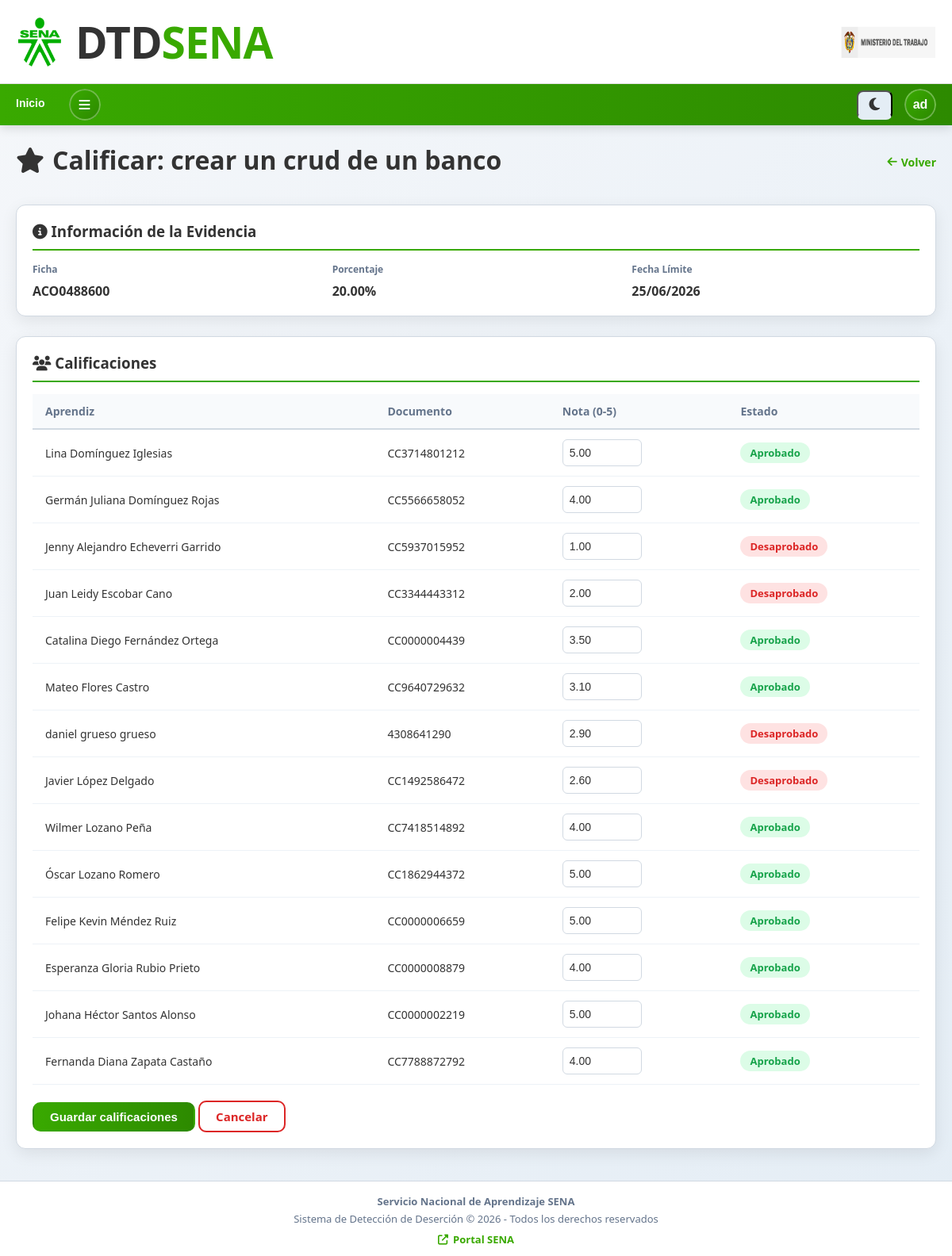
Page /mod/calificar_evidencia.php?id=14401 (signed in) on the committed database.
### tables this page shows
CREATE TABLE `evidencias` (
  `evidencias_id` int(11) NOT NULL,
  `nombre` varchar(255) NOT NULL,
  `tipo_evidencia` varchar(100) DEFAULT NULL,
  `porcentaje` decimal(5,2) DEFAULT NULL,
  `fecha_evidencia` date DEFAULT NULL,
  `tiempo_entrega` date DEFAULT NULL COMMENT 'Fecha límite de entrega',
  `ficha_id` int(11) NOT NULL,
  `estado_evidencia` varchar(20) DEFAULT 'activa' COMMENT 'activa o inactiva'
);

CREATE TABLE `ficha` (
  `FICHA_ID` int(11) NOT NULL,
  `CODIGO_FICHA` varchar(50) NOT NULL,
  `PROGRAMA_ID` int(11) NOT NULL,
  `CENTRO_ID` int(11) DEFAULT NULL,
  `FECHA_INICIO` date DEFAULT NULL,
  `FECHA_FIN` date DEFAULT NULL,
  `ESTADO` varchar(20) DEFAULT 'Activa'
);

### conexion/conexion.php (called while the page is built, shortened)
<?php
abstract class BaseDatos
{
    private $Servidor = 'localhost';
    private $BaseDatos = 'dtd_sena';
    private $Usuario = 'root';
    private $Clave = '';
    protected $Conexion_ID;
    protected function conectar()
    {
        try {
            $this->Conexion_ID = new PDO(
                "mysql:host={$this->Servidor};dbname={$this->BaseDatos};charset=utf8",
                $this->Usuario,
                $this->Clave
            );
            $this->Conexion_ID->setAttribute(PDO::ATTR_ERRMODE, PDO::ERRMODE_EXCEPTION);
            $this->Conexion_ID->setAttribute(PDO::ATTR_DEFAULT_FETCH_MODE, PDO::FETCH_ASSOC);
        } catch (PDOException $e) {
            die("Error de conexión: " . $e->getMessage());
        }
    }
    public function ejecutarPreparado($sql, $parametros = [])
    {
        try {
            $stmt = $this->Conexion_ID->prepare($sql);
            $stmt->execute($parametros);
            return $stmt;
        } catch (PDOException $e) {
            $this->ErrTxt = $e->getMessage();
            error_log("Error en consulta preparada: " . $e->getMessage());
            return false;
        }
    }
}
?>

### conexion/EvidenciaDAO.php (called while the page is built, shortened)
<?php
require_once __DIR__ . "/conexion.php";
class EvidenciaDAO extends BaseDatos
{
    public function obtenerPorId($id)
    {
        $sql = "SELECT e.*, f.CODIGO_FICHA, f.CENTRO_ID
                FROM evidencias e
                JOIN ficha f ON e.ficha_id = f.FICHA_ID
                WHERE e.evidencias_id = :id";
        $stmt = $this->ejecutarPreparado($sql, [':id' => $id]);
        if ($stmt) {
            return $stmt->fetch();
        }
        return null;
    }
    public function obtenerCalificaciones($evidenciaId)
    {
        $sql = "SELECT c.*, a.NOMBRES, a.APELLIDOS, a.APRENDIZ_ID
                FROM calificaciones_evidencias c
                JOIN aprendiz a ON c.aprendiz_id = a.APRENDIZ_ID
                WHERE c.evidencia_id = :evidencia_id
                ORDER BY a.APELLIDOS, a.NOMBRES";
        $stmt = $this->ejecutarPreparado($sql, [':evidencia_id' => $evidenciaId]);
        if ($stmt) {
            return $stmt->fetchAll();
        }
        return [];
    }
    public function obtenerAprendicesPorFicha($fichaId)
    {
        require_once __DIR__ . '/FichaDAO.php';
        return (new FichaDAO())->obtenerAprendices((int)$fichaId);
    }
}
?>

### conexion/FichaDAO.php (called while the page is built, shortened)
<?php
require_once __DIR__ . "/conexion.php";
class FichaDAO extends BaseDatos
{
    public function obtenerAprendices($fichaId)
    {
        $sql = "SELECT
                    a.APRENDIZ_ID,
                    a.TIPO_DOCUMENTO,
                    a.NUMERO_DOCUMENTO,
                    a.NOMBRES,
                    a.APELLIDOS,
                    a.EMAIL,
                    a.TELEFONO,
                    a.ESTADO_ACADEMICO,
                    a.FECHA_NACIMIENTO,
                    a.GENERO,
                    pe.PROMEDIO_GENERAL,
                    pe.PORCENTAJE_ASISTENCIA,
                    pe.NIVEL_RIESGO_GLOBAL
                FROM aprendiz a
                LEFT JOIN progreso_estudiante pe ON a.APRENDIZ_ID = pe.ESTUDIANTE_ID
                WHERE a.FICHA_ID = :fichaId
                ORDER BY a.APELLIDOS, a.NOMBRES";
        $stmt = $this->ejecutarPreparado($sql, [':fichaId' => $fichaId]);
        return $stmt ? $stmt->fetchAll() : [];
    }
}
?>

### mod/calificar_evidencia.php (the view, shortened to what this page needs)
<?php
require_once __DIR__ . '/../conexion/EvidenciaDAO.php';
$id = isset($_GET['id']) ? (int)$_GET['id'] : 0;
$dao = new EvidenciaDAO();
$evidencia = $dao->obtenerPorId($id);
$aprendices = $dao->obtenerAprendicesPorFicha($evidencia['ficha_id']);
$calificacionesGuardadas = $dao->obtenerCalificaciones($id);
$califMap = [];
foreach ($calificacionesGuardadas as $c) {
    $califMap[$c['APRENDIZ_ID']] = $c;
}
?>
<!DOCTYPE html>
<html lang="es">
<head>
    <link rel="stylesheet" href="../css/style.css">
    <link rel="stylesheet" href="https://cdnjs.cloudflare.com/ajax/libs/font-awesome/6.4.0/css/all.min.css">
</head>
<body>
    <?php include "../config/header.php"; ?>
    <main class="container" id="contenido-principal" style="display:none; opacity:0;">
        <div style="display: flex; justify-content: space-between; align-items: center; margin-bottom: 30px; flex-wrap: wrap; gap: 15px;">
            <div>
                <h1 style="margin: 0 0 5px 0; display: flex; align-items: center; gap: 10px;">
                    <i class="fas fa-star"></i> Calificar: <?= htmlspecialchars($evidencia['nombre']) ?>
                </h1>
            </div>
            <a href="evidencias.php" class="btn-view-all"><i class="fas fa-arrow-left"></i> Volver</a>
        </div>
        <div class="content-card" style="background: var(--color-blanco); border-radius: 12px; padding: 20px; margin-bottom: 25px; border: 1px solid var(--border-color); box-shadow: var(--shadow-card);">
            <h3 style="margin-top: 0; color: var(--color-texto); border-bottom: 2px solid var(--color-verde-1); padding-bottom: 10px;">
                <i class="fas fa-info-circle"></i> Información de la Evidencia
            </h3>
            <div style="display: grid; grid-template-columns: repeat(auto-fit, minmax(250px, 1fr)); gap: 15px; margin-top: 15px;">
                <div>
                    <label style="color: var(--color-texto-secundario); font-size: 12px; font-weight: 600;">Ficha</label>
                    <p style="margin: 5px 0 0 0; font-size: 16px; font-weight: 600; color: var(--color-texto);"><?= htmlspecialchars($evidencia['CODIGO_FICHA']) ?></p>
                </div>
                <div>
                    <label style="color: var(--color-texto-secundario); font-size: 12px; font-weight: 600;">Porcentaje</label>
                    <p style="margin: 5px 0 0 0; font-size: 16px; font-weight: 600; color: var(--color-texto);"><?= $evidencia['porcentaje'] ? number_format($evidencia['porcentaje'],2).'%' : '-' ?></p>
                </div>
                <div>
                    <label style="color: var(--color-texto-secundario); font-size: 12px; font-weight: 600;">Fecha Límite</label>
                    <p style="margin: 5px 0 0 0; font-size: 16px; font-weight: 600; color: var(--color-texto);"><?= date('d/m/Y', strtotime($evidencia['tiempo_entrega'])) ?></p>
                </div>
            </div>
        </div>
        <form method="POST" action="guardar_calificaciones.php">
            <div class="content-card" style="background: var(--color-blanco); border-radius: 12px; padding: 20px; border: 1px solid var(--border-color); box-shadow: var(--shadow-card);">
                <h3 style="margin-top: 0; color: var(--color-texto); border-bottom: 2px solid var(--color-verde-1); padding-bottom: 10px;">
                    <i class="fas fa-users"></i> Calificaciones
                </h3>
                <div class="table-container" style="margin-top: 15px;">
                    <table class="data-table tabla-calificaciones">
                        <thead>
                            <tr>
                                <th>Aprendiz</th>
                                <th>Documento</th>
                                <th>Nota (0-5)</th>
                                <th>Estado</th>
                            </tr>
                        </thead>
                        <tbody>
                        <?php foreach ($aprendices as $a):
                            $guardado = $califMap[$a['APRENDIZ_ID']] ?? null;
                            $nota = $guardado ? $guardado['calificacion'] : '';
                            $estado = $guardado ? $guardado['estado_aprobacion'] : '';
                            $clase = ($estado === 'aprobado') ? 'estado-aprobado' : (($estado === 'desaprobado') ? 'estado-desaprobado' : 'estado-sin-calificar');
                            $texto = ($estado === 'aprobado') ? 'Aprobado' : (($estado === 'desaprobado') ? 'Desaprobado' : 'Sin calificar');
                        ?>
                        <tr>
                            <td><?= htmlspecialchars($a['NOMBRES'].' '.$a['APELLIDOS']) ?></td>
                            <td><?= htmlspecialchars($a['NUMERO_DOCUMENTO']) ?></td>
                            <td><input type="number" step="0.1" min="0" max="5" name="calificacion[<?= $a['APRENDIZ_ID'] ?>]" value="<?= htmlspecialchars($nota) ?>" class="form-control"></td>
                            <td><span class="<?= $clase ?>"><?= $texto ?></span></td>
                        </tr>
                        <?php endforeach; ?>
                    </tbody>
                </table>
            </div>
            <div class="form-actions" style="margin-top: 20px;">
                <button type="submit" class="btn-action">Guardar calificaciones</button>
                <a href="evidencias.php" class="btn-cancel">Cancelar</a>
            </div>
            </div>
        </form>
    </main>
    <?php include "../config/footer.php"; ?>
</body>
</html>

### css/style.css (style rules this page uses)
:root { --color-verde-1: #39a900; --color-verde-2: #2d8a00; --color-verde-3: #f1ffeb; --color-verde-4: #38a90021; --color-azul-1: #3b82f6; --color-azul-2: #1d4ed8; --color-rojo-1: #dc2626; --color-rojo-2: #b91c1c; --color-gris-fondo: #f5f7fa; --color-gris-cuerpo: #e4edf5; --color-blanco: #ffffff; --color-texto: #333333; --color-texto-secundario: #64748b; --color-texto-claro: #f8fafc; --bg-primary: #ffffff; --text-primary: #000000; --shadow-card: 0 6px 20px rgba(0, 0, 0, 0.08); --shadow-header: 0 4px 12px rgba(0, 0, 0, 0.12); --border-color: #d1d9e2; --dark-border-color: #888888; --border-radius-card: 12px; --border-radius-input: 10px; --border-radius-btn: 10px; --font-main: "Segoe UI", Tahoma, Geneva, Verdana, sans-serif; --font-size-h1: 26px; --font-size-title: 28px; --font-size-card-title: 17px; --font-size-body: 15px; --spacing-xs: 4px; --spacing-sm: 8px; --spacing-md: 12px; --spacing-lg: 16px; --spacing-xl: 20px; --spacing-2xl: 24px; --spacing-3xl: 28px; --spacing-4xl: 30px; --spacing-5xl: 40px; --container-max-width: 1200px; --container-padding: 20px; --transition-fast: 0.2s ease; --transition-normal: 0.3s ease; --transition-slow: 0.4s ease; --transition-cubic: cubic-bezier(0.25, 0.46, 0.45, 0.94); --blur-amount: 3px; --backdrop-opacity: 0.3; --header-top-height: 92px; --nav-bar-height: 52px; }
* { margin: 0; padding: 0; box-sizing: border-box; }
html { overflow-x: hidden; }
body { position: relative; min-height: 100vh; padding-top: 150px; padding-bottom: 0; font-family: var(--font-main); background: linear-gradient(135deg, var(--color-gris-fondo), var(--color-gris-cuerpo)); color: var(--color-texto); transition: background var(--transition-slow), color var(--transition-slow); }
.header-top, .logo-text, .ministerio, .card, .content-card, input, select, textarea, .data-table th, .data-table td, .footer, .footer p, .footer-links a, .profile-menu, .profile-menu-header, .profile-menu-name, .profile-menu-email, .profile-menu-manage, .profile-menu-item, .menu-dropdown-card, .menu-dropdown-header, .menu-dropdown-item, .pagination-btn, .records-select, .btn-filter-fichas { transition: all var(--transition-normal); }
body.page-ready > #loader ~ * { visibility: visible !important; opacity: 1 !important; transition: opacity 0.25s ease; }
.container { max-width: var(--container-max-width); margin: 30px auto; padding: 0 var(--container-padding); }
.card, .content-card, .ficha-card, .clase-card, .aprendiz-card, .stat-card, .programa-card { background: var(--color-blanco); border: 1px solid var(--border-color); border-radius: var(--border-radius-card); box-shadow: var(--shadow-card); transition: all var(--transition-normal); }
.table-container { overflow-x: auto; }
.data-table, .data-table-aprendices { width: 100%; border-collapse: collapse; font-size: 14px; }
.data-table th, .data-table-aprendices th { background-color: var(--color-texto-claro); color: var(--color-texto-secundario); font-weight: 700; text-align: left; padding: var(--spacing-md) var(--spacing-lg); border-bottom: 2px solid var(--border-color); }
.data-table td, .data-table-aprendices td { padding: var(--spacing-md) var(--spacing-lg); border-bottom: 1px solid #edf2f7; color: var(--color-texto); }
.btn-create, .btn-action, .btn-cancel, .btn-edit, .btn-delete, .btn-login { font-weight: 700; padding: var(--spacing-sm) var(--spacing-xl); border-radius: var(--border-radius-btn); font-size: var(--font-size-body); display: inline-flex; align-items: center; gap: 8px; cursor: pointer; text-decoration: none; transition: all var(--transition-fast); }
.btn-create, .btn-action { background: linear-gradient(to right, var(--color-verde-1), var(--color-verde-2)); color: var(--color-blanco); border: 2px solid transparent; }
.btn-cancel { background: var(--color-blanco); color: var(--color-rojo-1); border: 2px solid var(--color-rojo-1); }
.btn-view-all { color: var(--color-verde-1); text-decoration: none; font-size: 14px; font-weight: 600; display: flex; align-items: center; gap: 5px; transition: all 0.3s ease; }
label { display: block; margin-bottom: var(--spacing-sm); font-weight: 600; color: var(--color-texto-secundario); }
input, select, textarea { width: 100%; padding: var(--spacing-md) var(--spacing-lg); border: 2px solid var(--border-color); border-radius: var(--border-radius-input); font-size: var(--font-size-body); background: var(--color-blanco); color: var(--color-texto); }

### rows in the picture
evidencias: nombre "crear un crud de un banco", ficha.CODIGO_FICHA "ACO0488600", porcentaje "20.00", tiempo_entrega "25/06/2026"

### other values in the picture
$iniciales "ad"
$a['NOMBRES'].' '.$a['APELLIDOS'] "Lina Domínguez Iglesias"
$a['NUMERO_DOCUMENTO'] "CC3714801212"
$texto "Aprobado"
$a['NOMBRES'].' '.$a['APELLIDOS'] "Germán Juliana Domínguez Rojas"
$a['NUMERO_DOCUMENTO'] "CC5566658052"
$a['NOMBRES'].' '.$a['APELLIDOS'] "Jenny Alejandro Echeverri Garrido"
$a['NUMERO_DOCUMENTO'] "CC5937015952"
$texto "Desaprobado"
$a['NOMBRES'].' '.$a['APELLIDOS'] "Juan Leidy Escobar Cano"
$a['NUMERO_DOCUMENTO'] "CC3344443312"
$a['NOMBRES'].' '.$a['APELLIDOS'] "Catalina Diego Fernández Ortega"
$a['NUMERO_DOCUMENTO'] "CC0000004439"
$a['NOMBRES'].' '.$a['APELLIDOS'] "Mateo Flores Castro"
$a['NUMERO_DOCUMENTO'] "CC9640729632"
